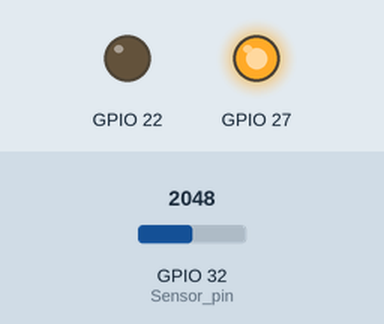
A sketch run on a simulated ESP32. Shown: output pins drawn as LEDs (lit = HIGH). The inputs (shaded band) are chosen by the test bench; at power-on: GPIO 32 (Sensor_pin) = 2048. WiFi joins after 1.5 s; servers stay silent unless stated; the Firebase database answers and starts empty; what the sketch prints to the serial monitor is not drawn.

Above: at 3.3 s.
3.4 s: GPIO 32 (Sensor_pin) set to 0
At 6.2 s:
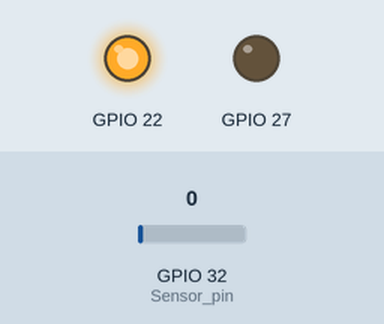
6.5 s: GPIO 32 (Sensor_pin) set to 491
At 8.8 s:
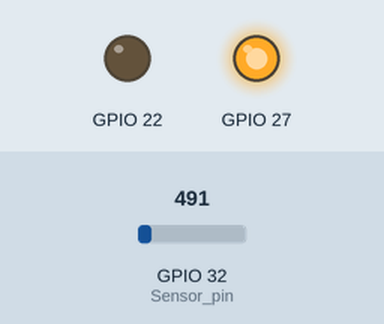
Timing chart, 0 to 10.3 s (numbered marks = the images above; inputs shaded):
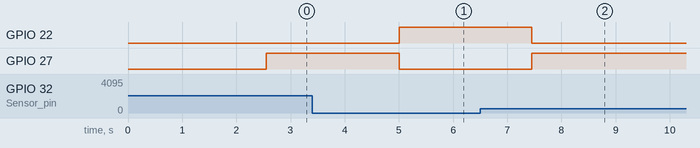

Measured:
- after the input at 3.4 s, GPIO 22: LOW → HIGH after 1.6 s; GPIO 27: HIGH → LOW after 1.6 s
- after the input at 6.5 s, GPIO 22: HIGH → LOW after 0.96 s; GPIO 27: LOW → HIGH after 0.96 s

The sketch:

proyecto.ino
```cpp
#include <WiFiClientSecure.h>
#include <HTTPClient.h>
#include <Arduino_JSON.h>
#include <Firebase_ESP_Client.h>


const char* ssid = "Totalplay-C5A1";
const char* password = "C5A163D3E3PAe6Rw";

#include "addons/TokenHelper.h"
#define API_KEY "AIzaSyDDdCSJHWu4F-Ae6O6L3g9wrqY7lkXdGZE";

#define USER_EMAIL "arduino@gmail.com";
#define USER_PASSWORD "micontra";

#define DATABASE_URL "https://smart-pod-e1793-default-rtdb.firebaseio.com/";

// Define Firebase objects
FirebaseData fbdo;
FirebaseAuth auth;
FirebaseConfig config;


WiFiClientSecure client;
const int Sensor_pin = 32;
float Sensor_value;

String humPath;


float Humedad = 0.0;
float valMin = 0;
float valMax = 0;
float getData = 0;

int humedad_data = 0;

void setup() {
  Serial.begin(115200);
  pinMode(22, OUTPUT);
  pinMode(27, OUTPUT);
  connectToWiFi();

}

void loop() {
  if (WiFi.status() == WL_CONNECTED) {

    Sensor_value = getDataHumidity();
    String setValueUrl = "/macetas/" + WiFi.macAddress() + "/humedad/actual";
    sendFloat(setValueUrl, Sensor_value);


    String getValueLimitUrlMax = "/macetas/" + WiFi.macAddress() + "/humedad/max";
    String getValueLimitUrlMin = "/macetas/" + WiFi.macAddress() + "/humedad/min";

    valMin = getFloat(getValueLimitUrlMin);
    valMax = getFloat(getValueLimitUrlMax);
    if (Sensor_value <= valMin ) {
      //encender
      //foco
      digitalWrite(22, HIGH);
      //relay module
      digitalWrite(27, LOW);

    }
    if (Sensor_value >= valMin) {
      ///apagar
      //foco
      digitalWrite(22, LOW);
      //relay module
      digitalWrite(27, HIGH);
    }

    Serial.print("Min--->");
    Serial.print(valMin);
    Serial.print("Max--->");
    Serial.print(valMax);
    Serial.print("Hume -->");
    Serial.print(Sensor_value);

    delay(2000);
  }
}
float getFloat(String path) {
  if (Firebase.RTDB.getFloat(&fbdo, path)) {
    if (fbdo.dataType() == "float") {
      //Vamos a hacer la validacion para saber los limites
      return fbdo.floatData();
    }
  } else {
    return 0.0;
  }
}

void sendFloat(String path, float value) {
  if (Firebase.RTDB.setFloat(&fbdo, path.c_str(), value)) {
    Serial.println("PASSED");

  }
  else {
    Serial.println("FAILED");
    Serial.println("REASON: " + fbdo.errorReason());
  }
}

void connectFirebase() {
  // Assign the api key (required)
  config.api_key = API_KEY;

  // Assign the user sign in credentials
  auth.user.email = USER_EMAIL;
  auth.user.password = USER_PASSWORD;

  // Assign the RTDB URL (required)
  config.database_url = DATABASE_URL;

  Firebase.reconnectWiFi(true);
  fbdo.setResponseSize(4096);

  // Assign the callback function for the long running token generation task */
  config.token_status_callback = tokenStatusCallback; //see addons/TokenHelper.h

  // Assign the maximum retry of token generation
  config.max_token_generation_retry = 5;

  // Initialize the library with the Firebase authen and config
  Firebase.begin(&config, &auth);
}

float getDataHumidity() {
  Serial.println("Row data ---> " + String(analogRead(Sensor_pin)));
  humedad_data = analogRead(Sensor_pin);
  // Humedad = map(analogRead(Sensor_pin), 4095 , 4095 - analogRead(Sensor_pin) , 0, 100);
 Humedad = map(humedad_data, 4095 , 4095 - humedad_data , 0, 100);
  return Humedad;

}
void connectToWiFi() {
  //Initialize serial and wait for port to open:
  delay(100);

  Serial.print("Attempting to connect to SSID: ");
  Serial.println(ssid);
  WiFi.begin(ssid, password);
  // do nothing
  while (WiFi.status() != WL_CONNECTED) {
    Serial.print(".");
    // wait 1 second for re-trying
    delay(1000);
  }
  connectFirebase();
  // attempt to connect to Wifi network:
  Serial.print("Connected to ");
  Serial.println(ssid);

}
```
